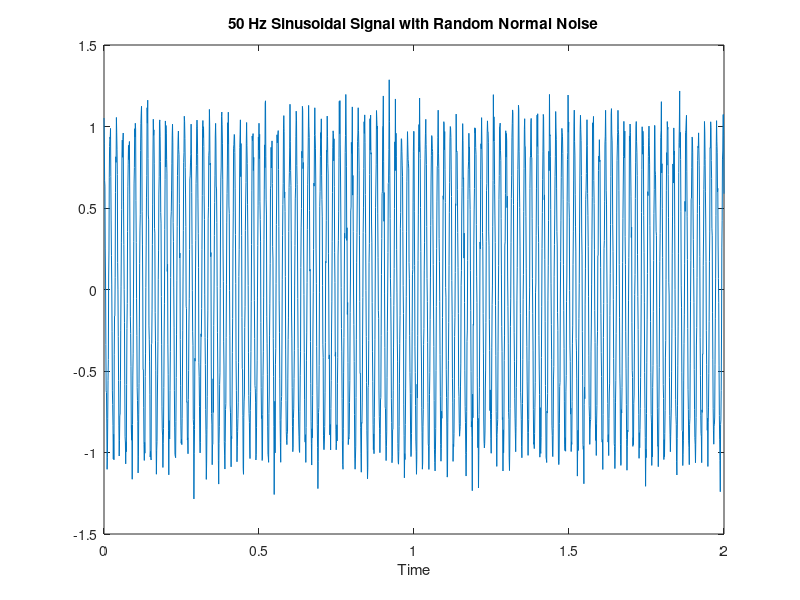

Source code (MATLAB): (Note: this script raises an error after producing the figure.)
%% create sinuosoidal signal 
% sampling frequency
fs = 1e3; 
% sampling period
T = 1/fs; 
% time vector
t = [0:T:2];
% frequency of sinusoidal signal
f = 50; 
% phase vector
phi = [zeros(1, 1001) (pi/4)*ones(1, 1000)]; 
% sinusoidal signal with random noise
x = cos(2*pi*f.*t + phi) + randn(size(t))/10; 

%% plot signal
figure()
plot(t, x)
title('50 Hz Sinusoidal Signal with Random Normal Noise')
xlabel('Time')

%% complex demodulation
x_1 = x.*exp(-i*2*pi*f.*t);

%% low-pass filter
y = lowpass(x_1, f, fs)

%% phase 
phase = angle(y);
figure()
plot(t, phase)
title('Phase Plot')
xlabel('Time')
ylabel('Phase')
